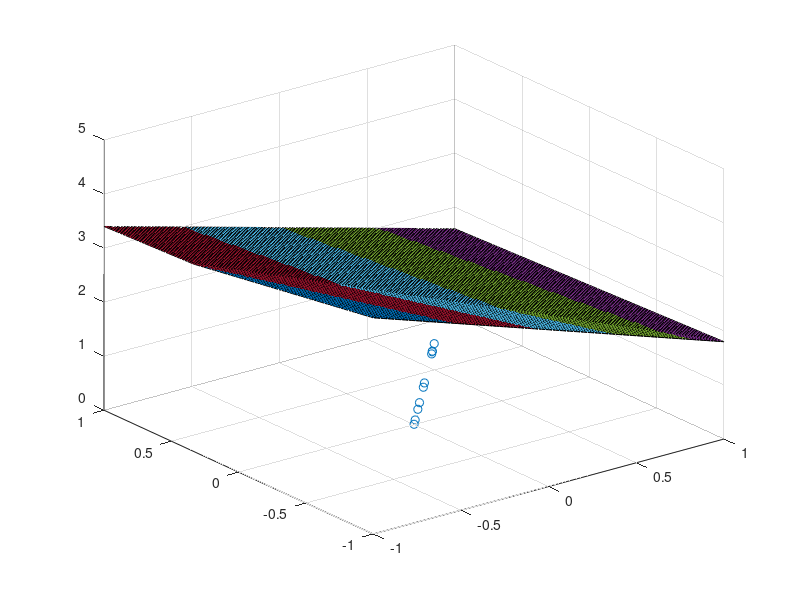

This chart was generated by the following MATLAB code: (Note: this script raises an error after producing the figure.)
% two inputs with 3 first layer nodes with thresholding and ReLU activation
seed = 1;
rng(seed);
% W = ( -1 + (1-(-1)).*rand(2, 3)* 1e1 );
W = [2e-1, -3e-1, -5e-1, -1e-1, -2e-1;
    3e-1, -2e-1, 1e-1, -2e-1, -1e-1];
% b = ( -1 + (1-(-1)).*rand(3, 1)* 1e1 );
b = [1e-1;
    10e-1;
    10e-1;
    2e-1;
    3e-1];
% w1 = 2e-1;
% w2 = 3e-1;
% b1 = 1e-1;
% w3 = -3e-1;
% w4 = -2e-1;
% b2 = 10e-1;
% w5 = -5e-1;
% w6 = 1e-1;
% b3 = 10e-1;

learning_rate = 1e-2;
x1 = -1:0.02:1;
x2 = -1:0.02:1;

threshold = 1;
rng(seed);
p_x1 = 0 + (1-0).*rand(1, 20);
rng(seed);
p_x2 = 0 + (1-0).*rand(1, 20);
rng(seed);
p_z = 0 + (1-0).*rand(1, 20);

P = [p_x1; p_x2];

dW = zeros([2, 3]);
db = zeros([3, 1]);

% dw1 = 0;
% dw2 = 0;
% dw3 = 0;
% dw4 = 0;
% dw5 = 0;
% dw6 = 0;
% db1 = 0;
% db2 = 0;
% db3 = 0;

[X1,X2] = meshgrid(x1, x2);
Z = zeros(size(X1));
for i = 1 : size(W, 2)
    Z = Z + X1.*W(1, i) + X2.*W(2, i) + b(i);
    Z(Z < 0) = 0;
end

% Z1 = X1.*W(1, 1) + X2.*W(2, 1) + b(1);
% Z2 = X1.*W(1, 2) + X2.*W(2, 2) + b(2);
% Z3 = X1.*W(1, 3) + X2.*W(2, 3) + b(3);
% 
% Z1(Z1 < 0) = 0;
% Z2(Z2 < 0) = 0;
% Z3(Z3 < 0) = 0;
% 
% A1 = Z1;
% A2 = Z2;
% A3 = Z3;
% 
% Y_cap = A1 + A2 + A3;
% [dfdx,dfdy] = gradient(Y_cap);

scatter_handle = scatter3(P(1, :), P(2, :), p_z, 'black');
hold on
surf_handle = surf(X1, X2, Z);
colormap(gca(), lines(8));
surf_handle.FaceAlpha = 0.5;
axis([-1, 1, -1, 1, -1, 1]);
while true
    
    dW = zeros(size(W));
    db = zeros([size(W, 2), 1]);
    
%     dw1 = 0;
%     dw2 = 0;
%     dw3 = 0;
%     dw4 = 0;
%     dw5 = 0;
%     dw6 = 0;
%     db1 = 0;
%     db2 = 0;
%     db3 = 0;

    J = 0;
    for i = 1:20
        
        Z = W' * P(:, i) + b;
        
%         z1 = p_x1(i)*w1 + p_x2(i)*w2 + b1;
%         z2 = p_x1(i)*w3 + p_x2(i)*w4 + b2;
%         z3 = p_x1(i)*w5 + p_x2(i)*w6 + b3;
        
        Z(Z < 0) = 0;
        
%         z1(z1 < 0) = 0;
%         z2(z2 < 0) = 0;
%         z3(z3 < 0) = 0;
        A = Z;
        
%         a1 = z1;
%         a2 = z2;
%         a3 = z3;
        
        Y_cap = sum(A);

%         y_cap = a1 + a2 + a3;

        update_flags = Z > 0;
        
%         update_flag_z1 = z1 > 0;
%         update_flag_z2 = z2 > 0;
%         update_flag_z3 = z3 > 0;
        
        J = J + (Y_cap - p_z(i))^2;
        
        points = repmat([p_x1(i);
                         p_x2(i)], 1, size(W, 2));

        dW = dW + 2*(Y_cap - p_z(i)) .* points .* repmat(update_flags', size(W, 1), 1);
        
%         dw1 = dw1 + 2*(y_cap - p_z(i))*p_x1(i) * update_flag_z1;
%         dw2 = dw2 + 2*(y_cap - p_z(i))*p_x2(i) * update_flag_z1;
%         dw3 = dw3 + 2*(y_cap - p_z(i))*p_x1(i) * update_flag_z2;
%         dw4 = dw4 + 2*(y_cap - p_z(i))*p_x2(i) * update_flag_z2;
%         dw5 = dw5 + 2*(y_cap - p_z(i))*p_x1(i) * update_flag_z3;
%         dw6 = dw6 + 2*(y_cap - p_z(i))*p_x2(i) * update_flag_z3;

        db = db + 2 .* (Y_cap - p_z(i)) .* update_flags;

%         db1 = db1 + 2*(y_cap - p_z(i))*update_flag_z1;
%         db2 = db2 + 2*(y_cap - p_z(i))*update_flag_z2;
%         db3 = db3 + 2*(y_cap - p_z(i))*update_flag_z3;
        
    end

    dW = dW / 20;
    db = db / 20;
    
%     dw1 = dw1/20;
%     dw2 = dw2/20;
%     dw3 = dw3/20;
%     dw4 = dw4/20;
%     dw5 = dw5/20;
%     dw6 = dw6/20;
%     db1 = db1/20;
%     db2 = db2/20;
%     db3 = db3/20;

    dW(dW > threshold) = threshold;
    db(db > threshold) = threshold;

%     dw1(dw1 > threshold) = threshold;
%     dw2(dw2 > threshold) = threshold;
%     dw3(dw3 > threshold) = threshold;
%     dw4(dw4 > threshold) = threshold;
%     dw5(dw5 > threshold) = threshold;
%     dw6(dw6 > threshold) = threshold;
%     db1(db1 > threshold) = threshold;
%     db2(db2 > threshold) = threshold;
%     db3(db3 > threshold) = threshold;
    
    J = J/20
    
    W = W - learning_rate .* dW;
    b = b - learning_rate .* db;
    
%     w1 = w1 - learning_rate*dw1;
%     w2 = w2 - learning_rate*dw2;
%     w3 = w3 - learning_rate*dw3;
%     w4 = w4 - learning_rate*dw4;
%     w5 = w5 - learning_rate*dw5;
%     w6 = w6 - learning_rate*dw6;
%     b1 = b1 - learning_rate*db1;
%     b2 = b2 - learning_rate*db2;
%     b3 = b3 - learning_rate*db3;
    
    Z = zeros(size(X1));
    for i = 1 : size(W, 2)
        Z_temp = X1.*W(1, i) + X2.*W(2, i) + b(i);
        Z_temp(Z_temp < 0) = 0;
        Z = Z + Z_temp;
    end

%     Z1 = X1.*W(1, 1) + X2.*W(2, 1) + b(1);
%     Z2 = X1.*W(1, 2) + X2.*W(2, 2) + b(2);
%     Z3 = X1.*W(1, 3) + X2.*W(2, 3) + b(3);
% 
%     Z1(Z1 < 0) = 0;
%     Z2(Z2 < 0) = 0;
%     Z3(Z3 < 0) = 0;
% 
%     A1 = Z1;
%     A2 = Z2;
%     A3 = Z3;
% 
%     Y_cap = A1 + A2 + A3;
    
    surf_handle.ZData = Z;
    pause(0.01);
end